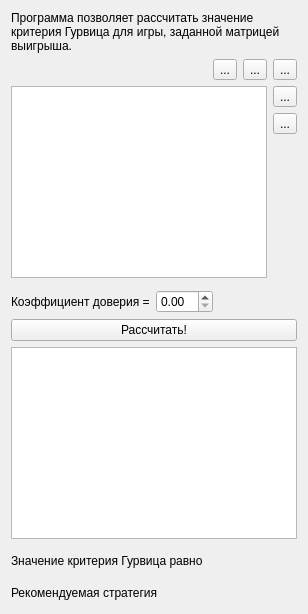
      <widget class="QWidget" name="tab_8">
       <attribute name="title">
        <string>Критерий Гурвица</string>
       </attribute>
       <layout class="QVBoxLayout" name="verticalLayout_11">
        <item>
         <widget class="QLabel" name="label_14">
          <property name="text">
           <string>&lt;html&gt;&lt;head/&gt;&lt;body&gt;&lt;p&gt;Программа позволяет рассчитать значение критерия Гурвица для игры, заданной матрицей выигрыша.&lt;/p&gt;&lt;/body&gt;&lt;/html&gt;</string>
          </property>
          <property name="wordWrap">
           <bool>true</bool>
          </property>
         </widget>
        </item>
        <item>
         <layout class="QGridLayout" name="gridLayout_8">
          <item row="0" column="2">
           <widget class="QToolButton" name="btn_remrow_8">
            <property name="text">
             <string>...</string>
            </property>
            <property name="icon">
             <iconset resource="program.qrc">
              <normaloff>:/icons/list-remove.png</normaloff>:/icons/list-remove.png</iconset>
            </property>
           </widget>
          </item>
          <item row="0" column="0">
           <spacer name="horizontalSpacer_8">
            <property name="orientation">
             <enum>Qt::Horizontal</enum>
            </property>
            <property name="sizeHint" stdset="0">
             <size>
              <width>40</width>
              <height>20</height>
             </size>
            </property>
           </spacer>
          </item>
          <item row="1" column="3">
           <widget class="QToolButton" name="btn_addcol_8">
            <property name="text">
             <string>...</string>
            </property>
            <property name="icon">
             <iconset resource="program.qrc">
              <normaloff>:/icons/list-add.png</normaloff>:/icons/list-add.png</iconset>
            </property>
           </widget>
          </item>
          <item row="0" column="1">
           <widget class="QToolButton" name="btn_addrow_8">
            <property name="text">
             <string>...</string>
            </property>
            <property name="icon">
             <iconset resource="program.qrc">
              <normaloff>:/icons/list-add.png</normaloff>:/icons/list-add.png</iconset>
            </property>
           </widget>
          </item>
          <item row="2" column="3">
           <widget class="QToolButton" name="btn_remcol_8">
            <property name="text">
             <string>...</string>
            </property>
            <property name="icon">
             <iconset resource="program.qrc">
              <normaloff>:/icons/list-remove.png</normaloff>:/icons/list-remove.png</iconset>
            </property>
           </widget>
          </item>
          <item row="3" column="3">
           <spacer name="verticalSpacer_8">
            <property name="orientation">
             <enum>Qt::Vertical</enum>
            </property>
            <property name="sizeHint" stdset="0">
             <size>
              <width>20</width>
              <height>40</height>
             </size>
            </property>
           </spacer>
          </item>
          <item row="1" column="0" rowspan="3" colspan="3">
           <widget class="QTableView" name="table_8"/>
          </item>
          <item row="0" column="3">
           <widget class="QToolButton" name="btn_rnd_8">
            <property name="text">
             <string>...</string>
            </property>
            <property name="icon">
             <iconset resource="program.qrc">
              <normaloff>:/icons/text-editor.png</normaloff>:/icons/text-editor.png</iconset>
            </property>
           </widget>
          </item>
         </layout>
        </item>
        <item>
         <layout class="QHBoxLayout" name="horizontalLayout_14">
          <property name="topMargin">
           <number>6</number>
          </property>
          <item>
           <widget class="QLabel" name="label_23">
            <property name="text">
             <string>Коэффициент доверия =</string>
            </property>
           </widget>
          </item>
          <item>
           <widget class="QDoubleSpinBox" name="doubleSpinBox"/>
          </item>
          <item>
           <spacer name="horizontalSpacer_11">
            <property name="orientation">
             <enum>Qt::Horizontal</enum>
            </property>
            <property name="sizeHint" stdset="0">
             <size>
              <width>40</width>
              <height>20</height>
             </size>
            </property>
           </spacer>
          </item>
         </layout>
        </item>
        <item>
         <widget class="QPushButton" name="calc_8">
          <property name="text">
           <string>Рассчитать!</string>
          </property>
         </widget>
        </item>
        <item>
         <widget class="QTextBrowser" name="textBrowser_8"/>
        </item>
        <item>
         <layout class="QHBoxLayout" name="horizontalLayout_7">
          <property name="topMargin">
           <number>6</number>
          </property>
          <item>
           <widget class="QLabel" name="label_13">
            <property name="text">
             <string>Значение критерия Гурвица равно</string>
            </property>
           </widget>
          </item>
          <item>
           <spacer name="horizontalSpacer_15">
            <property name="orientation">
             <enum>Qt::Horizontal</enum>
            </property>
            <property name="sizeHint" stdset="0">
             <size>
              <width>40</width>
              <height>20</height>
             </size>
            </property>
           </spacer>
          </item>
          <item>
           <widget class="QLabel" name="res_8">
            <property name="text">
             <string/>
            </property>
           </widget>
          </item>
         </layout>
        </item>
        <item>
         <layout class="QHBoxLayout" name="horizontalLayout_19">
          <property name="topMargin">
           <number>6</number>
          </property>
          <item>
           <widget class="QLabel" name="label_31">
            <property name="text">
             <string>Рекомендуемая стратегия</string>
            </property>
           </widget>
          </item>
          <item>
           <spacer name="horizontalSpacer_21">
            <property name="orientation">
             <enum>Qt::Horizontal</enum>
            </property>
            <property name="sizeHint" stdset="0">
             <size>
              <width>40</width>
              <height>20</height>
             </size>
            </property>
           </spacer>
          </item>
          <item>
           <widget class="QLabel" name="str_8">
            <property name="text">
             <string/>
            </property>
           </widget>
          </item>
         </layout>
        </item>
       </layout>
      </widget>
